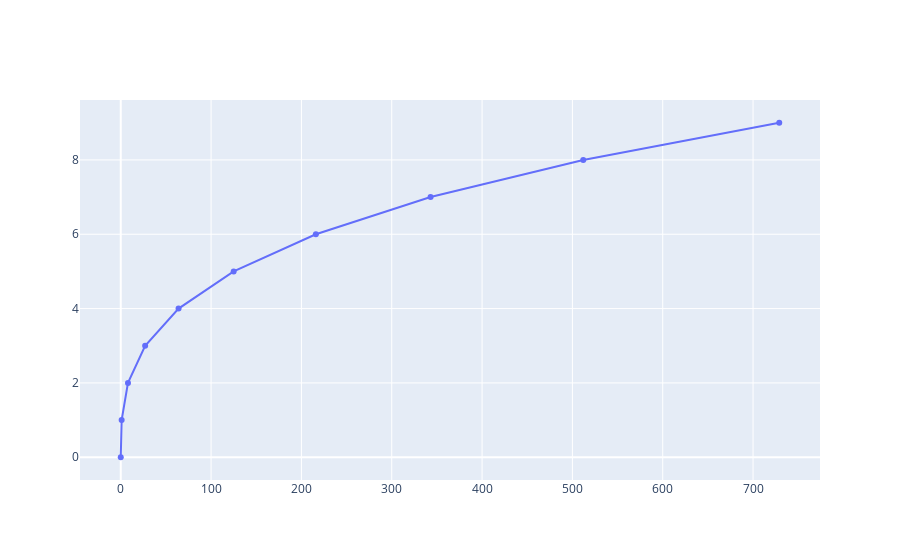

The cell this chart's notebook holds for it:
### Code cell
data=go.Scatter(x=x**3)
fig=go.Figure(data)
fig.show()

### Figure 1 — Plotly figure (JSON) as saved in the notebook; plotly's stock layout.template omitted (floating-point values rounded to 4 significant figures)
{"data": [{"type": "scatter", "x": [0, 1, 8, 27, 64, 125, 216, 343, 512, 729]}], "layout": {}}
